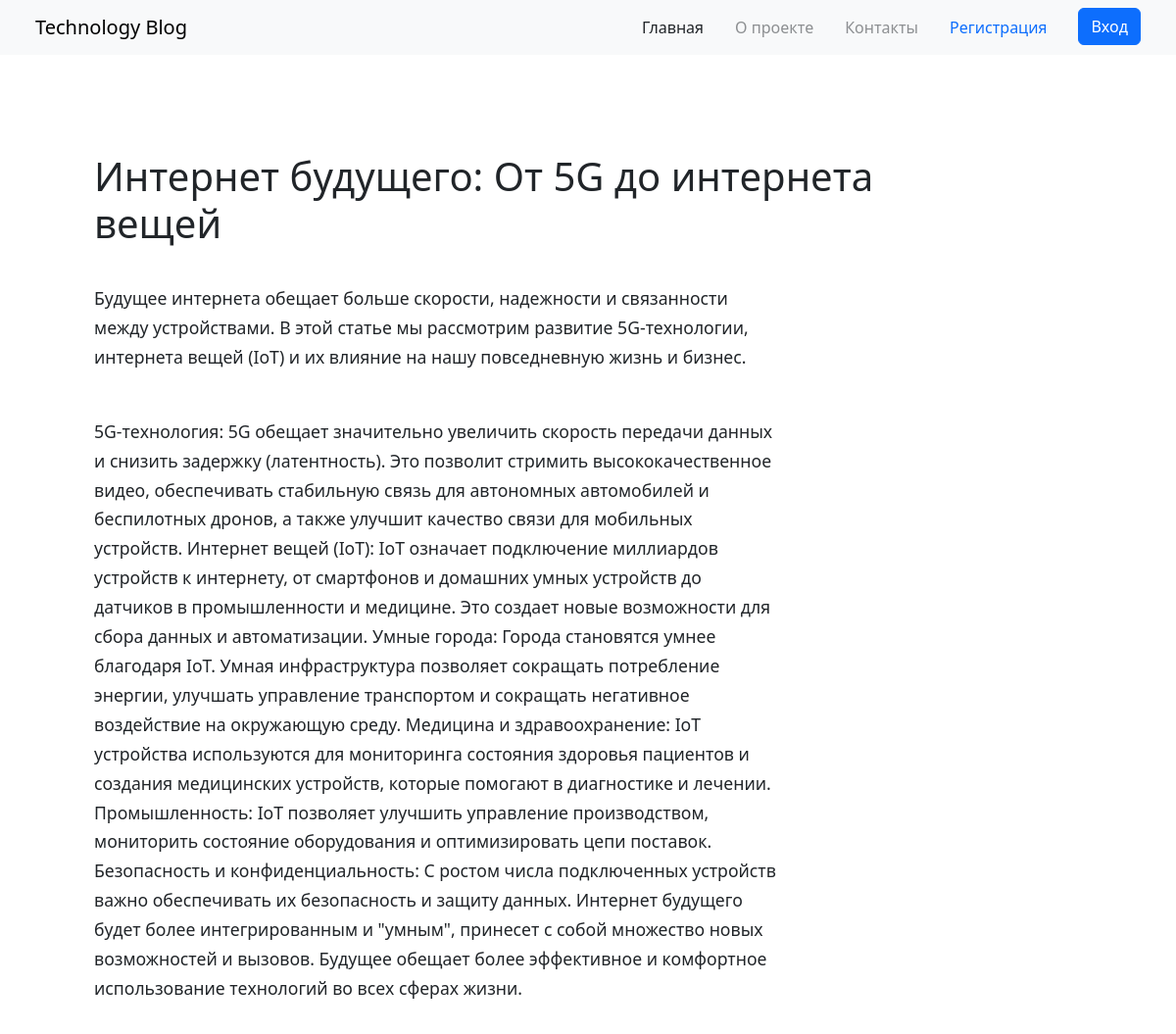
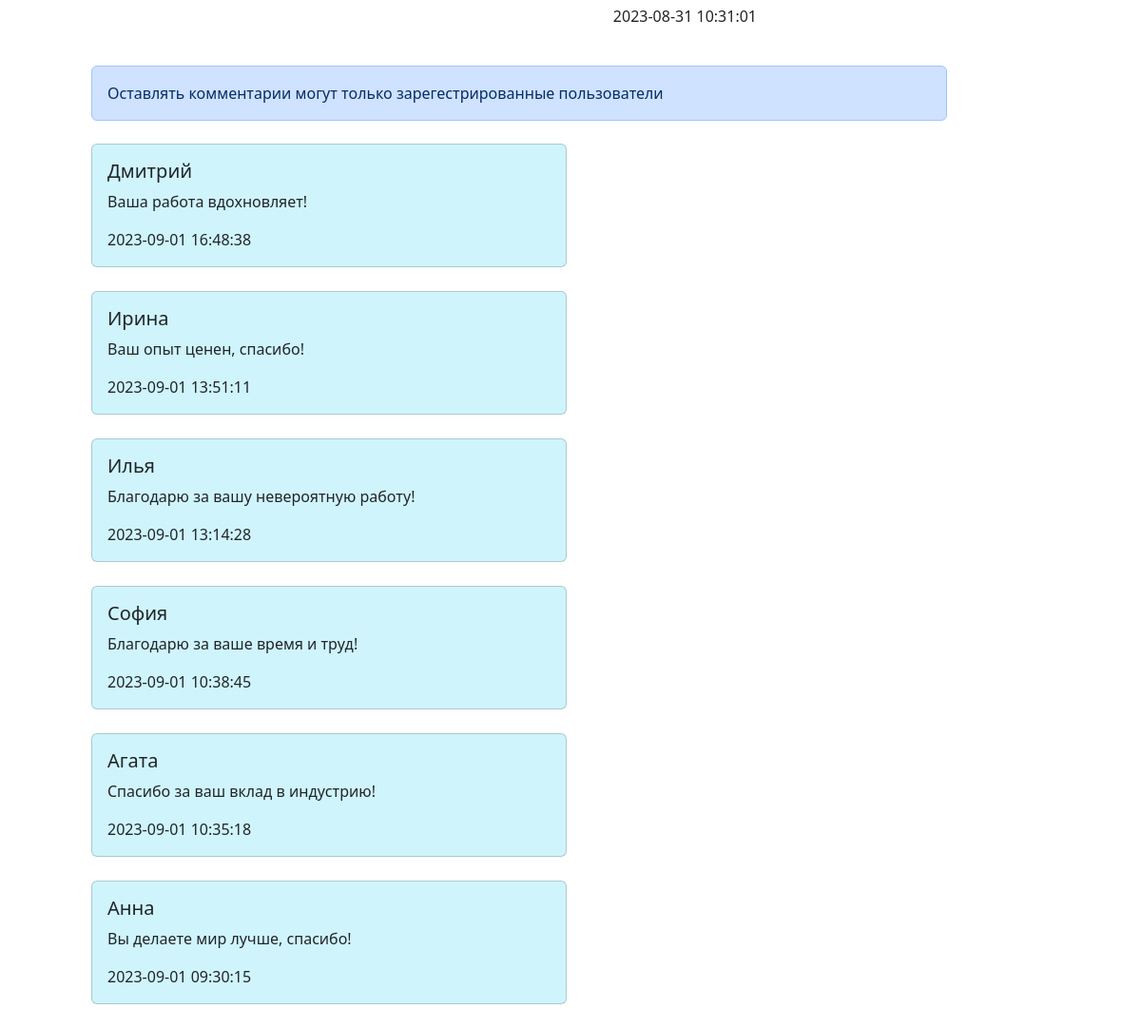
The app's page /article.php?article=19 with its own data (2 pictures, top to bottom).
### tables this page shows
CREATE TABLE `articles` (
  `id` int(10) UNSIGNED NOT NULL,
  `header` varchar(255) NOT NULL,
  `short_desc` varchar(1024) NOT NULL,
  `description` varchar(4092) NOT NULL,
  `date` timestamp NOT NULL
);

CREATE TABLE `comments` (
  `id_comment` int(10) UNSIGNED NOT NULL,
  `name` varchar(255) NOT NULL,
  `text` varchar(2048) NOT NULL,
  `date` timestamp NOT NULL DEFAULT CURRENT_TIMESTAMP,
  `article_id` int(10) UNSIGNED NOT NULL
);

### app/class/Database.php (called while the page is built, shortened)
<?php
class Database
{
    private $host = "localhost";
    private $db = "blog_db";
    private $user = "root";
    private $password = "";
    private $opt = [
        PDO::ATTR_DEFAULT_FETCH_MODE => PDO::FETCH_ASSOC
    ];
    public function __construct()
    {
        $this->dsn = "mysql:host=$this->host;dbname=$this->db";
        $this->db = new PDO($this->dsn, $this->user, $this->password, $this->opt);
    }
    private function get_queryDb(string $query, ...$params)
    {
        $stmt = $this->db->prepare($query);
        $stmt->execute($params);
        return $stmt->fetchAll();
    }
    public function get_article($id): array
    {
        $result = $this->get_queryDb("SELECT `header`, `short_desc`, `description`, `date` FROM `articles` WHERE `id` = ?", $id);
        return $result[0];
    }
    public function get_comments($article_id): array
    {
        return $this->get_queryDb("SELECT `name`, `text`, `date` FROM `comments` WHERE `article_id` = ? ORDER BY `date` DESC", $article_id);
    }
}

### article.php (the view, shortened to what this page needs)
<?php
require_once "app/class/Database.php";
$db = new Database();
if (!empty($_GET["article"])) {
    $article_id = $_GET["article"];
    $article = $db->get_article($article_id);
}
$comments = $db->get_comments($article_id);
require_once "app/default/header.php";
?>
<div class="d-flex flex-column article__container">
    <h1 class="display-6"><?= $article["header"] ?></h1>
    <div class="d-flex flex-column article__text-container">
        <p class="article__text"><?= $article["short_desc"] ?></p>
        <p class="article__text"><?= $article["description"] ?></p>
        <p class="article__date"><?= $article["date"] ?></p>
    </div>
    <?php if (isset($_SESSION["access"])) : ?>
        <form class="article__comment-form" action="<?= $_SERVER["REQUEST_URI"] ?>" method="post">
            <div class="mb-3">
                <label for="exampleFormControlTextarea1" class="form-label">Ваше имя</label>
                <input type="form-control" class="form-control" id="exampleFormControlTextarea1" placeholder="Имя" name="name_comment">
            </div>
            <div class="mb-3">
                <label for="exampleFormControlTextarea2" class="form-label">Текст комментария</label>
                <textarea class="form-control" id="exampleFormControlTextarea2" rows="3" placeholder="Текст..." name="text_comment"></textarea>
            </div>
            <button type="submit" class="btn btn-primary">Отправить</button>
        </form>
    <?php else : ?>
        <p class="alert alert-primary my-4">Оставлять комментарии могут только зарегестрированные пользователи</p>
    <?php endif; ?>
    <?php foreach ($comments as $comment) : ?>
        <div class="card bg-info-subtle article__comment-item">
            <div class="card-body">
                <h5 class="card-title"><?= $comment["name"] ?></h5>
                <p class="card-text"><?= $comment["text"] ?></p>
                <p class="card-text"><?= $comment["date"] ?></p>
            </div>
        </div>
    <?php endforeach; ?>
</div>
<?php
require_once "app/default/footer.php";

### app/default/header.php (shortened to what this page needs)
<!doctype html>
<html lang="ru">
<head>
    <link href="https://cdn.jsdelivr.net/npm/bootstrap@5.3.1/dist/css/bootstrap.min.css" rel="stylesheet">
    <link rel="stylesheet" href="public/css/style.css">
</head>
<body>
    <nav class="navbar navbar-expand-lg bg-body-tertiary text-primary-emphasis">
        <div class="container-fluid">
            <a class="navbar-brand ms-4" href="index.php">Technology Blog</a>
            <div class="collapse navbar-collapse" id="navbarNav">
                <ul class="navbar-nav ms-auto me-4">
                    <li class="nav-item me-3">
                        <a class="nav-link text-dark" href="index.php">Главная</a>
                    </li>
                    <li class="nav-item me-3">
                        <a class="nav-link text-body-tertiary" href="#">О проекте</a>
                    </li>
                    <li class="nav-item me-3">
                        <a class="nav-link text-body-tertiary" href="#">Контакты</a>
                    </li>
                    <?php if (!isset($_SESSION["access"])) : ?>
                        <li class="nav-item me-4">
                            <a class="nav-link text-primary" href="signup.php">Регистрация</a>
                        </li>
                        <li class="nav-item">
                            <a class="btn btn-primary" href="signin.php" role="button">Вход</a>
                        </li>
                    <?php else : ?>
                        <li class="nav-item">
                            <a class="btn btn-primary" href="?do=logout" role="button">Выйти</a>
                        </li>
                    <?php endif; ?>
                </ul>
            </div>
        </div>
    </nav>

### app/default/footer.php (shortened to what this page needs)
</body>
</html>

### public/css/style.css (style rules this page uses)
.article__container { margin-top: 100px !important; margin-left: 8% !important; margin-right: 8% !important; max-width: 900px !important; }
.article__text-container { max-width: 700px !important; }
.article__text { margin-top: 30px !important; font-size: 1.1rem !important; line-height: 1.7 !important; }
.article__date { margin-left: auto !important; margin-top: 20px !important; }
.article__comment-item { margin-bottom: 25px !important; max-width: 500px !important; }

### records on screen
articles: header "Интернет будущего: От 5G до интернета вещей", short_desc "Будущее интернета обещает больше скорости, надежности и связанности между устройствами. В этой статье мы рассмотрим развитие 5G-технологии, интернета вещей (IoT) и их влияние на нашу повседневную жизнь и бизнес.", description "5G-технология: 5G обещает значительно увеличить скорость передачи данных и снизить задержку (латентность). Это позволит стримить высококачественное видео, обеспечивать стабильную связь для автономных автомобилей и беспилотных дронов, а также улучшит качество связи для мобильных устройств. Интернет вещей (IoT): IoT означает подключение миллиардов устройств к интернету, от смартфонов и домашних умных устройств до датчиков в промышленности и медицине. Это создает новые возможности для сбора данных и автоматизации. Умные города: Города становятся умнее благодаря IoT. Умная инфраструктура позволяет сокращать потребление энергии, улучшать управление транспортом и сокращать негативное воздействие…", date "2023-08-31 10:31:01"
comments: name "Дмитрий", text "Ваша работа вдохновляет!", date "2023-09-01 16:48:38"
comments: name "Ирина", text "Ваш опыт ценен, спасибо!", date "2023-09-01 13:51:11"
comments: name "Илья", text "Благодарю за вашу невероятную работу!", date "2023-09-01 13:14:28"
comments: name "София", text "Благодарю за ваше время и труд!", date "2023-09-01 10:38:45"
comments: name "Агата", text "Спасибо за ваш вклад в индустрию!", date "2023-09-01 10:35:18"
comments: name "Анна", text "Вы делаете мир лучше, спасибо!", date "2023-09-01 09:30:15"
